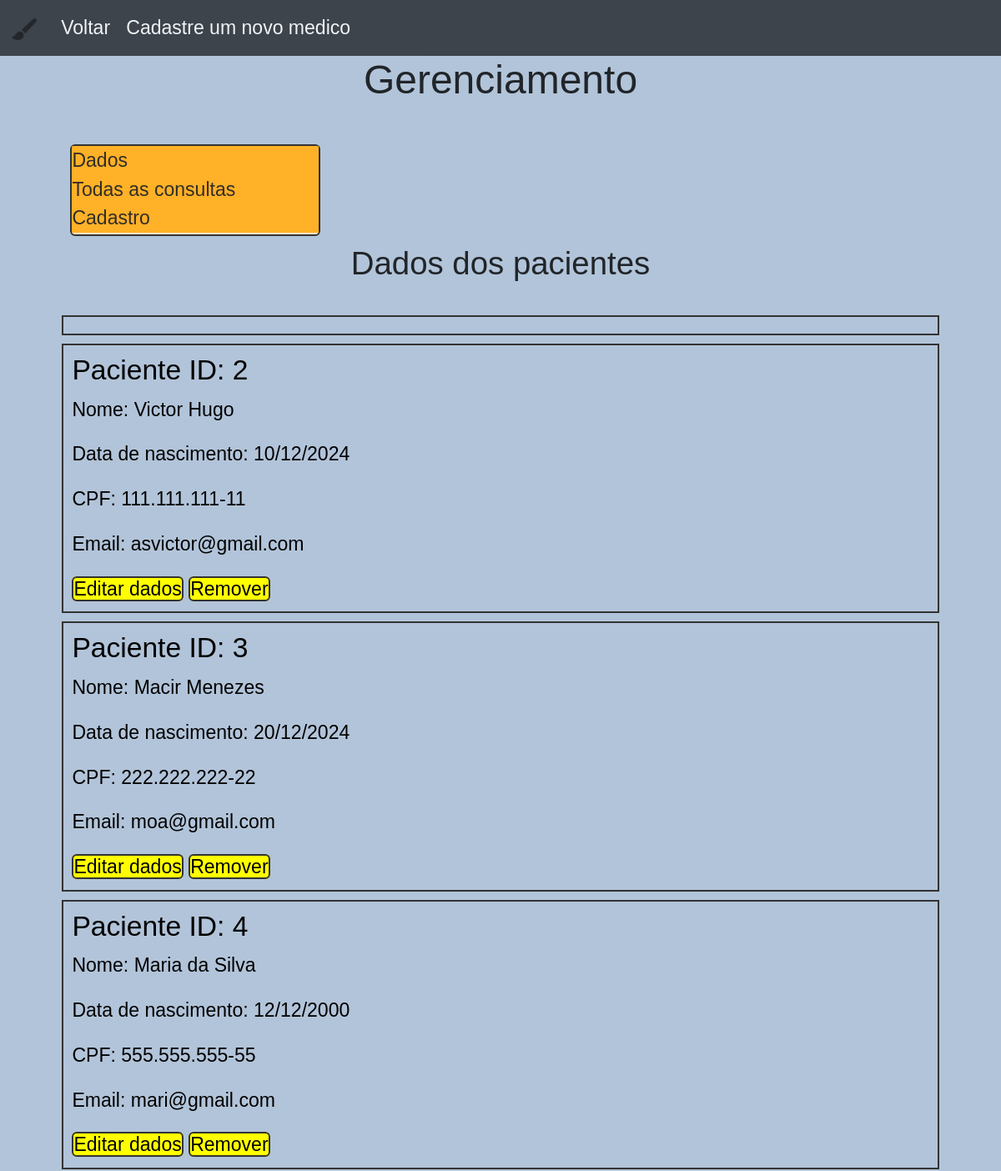
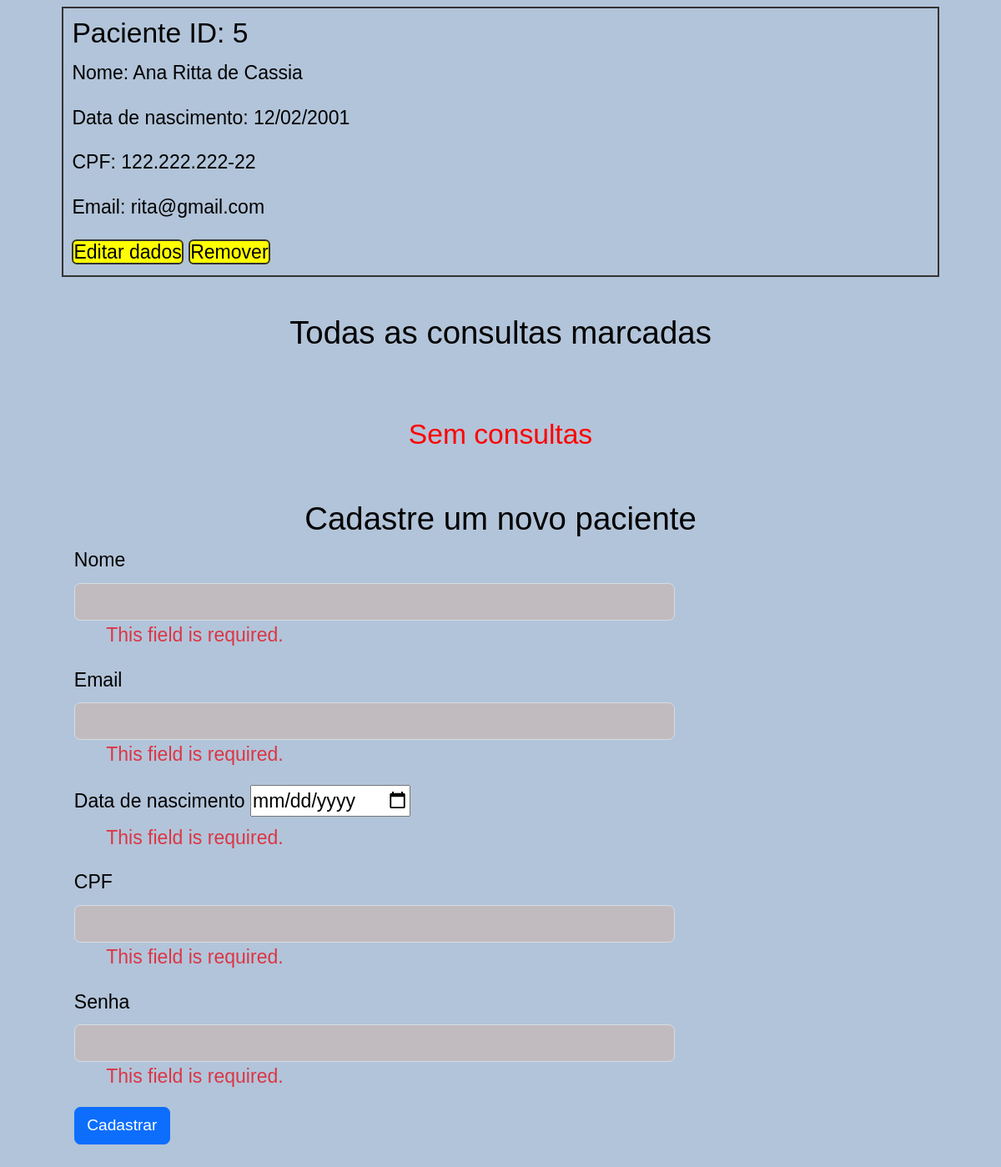
Before: /portal_do_paciente/1/gestao_de_pacientes/ (signed in) with the older database file (2 pictures, top to bottom).
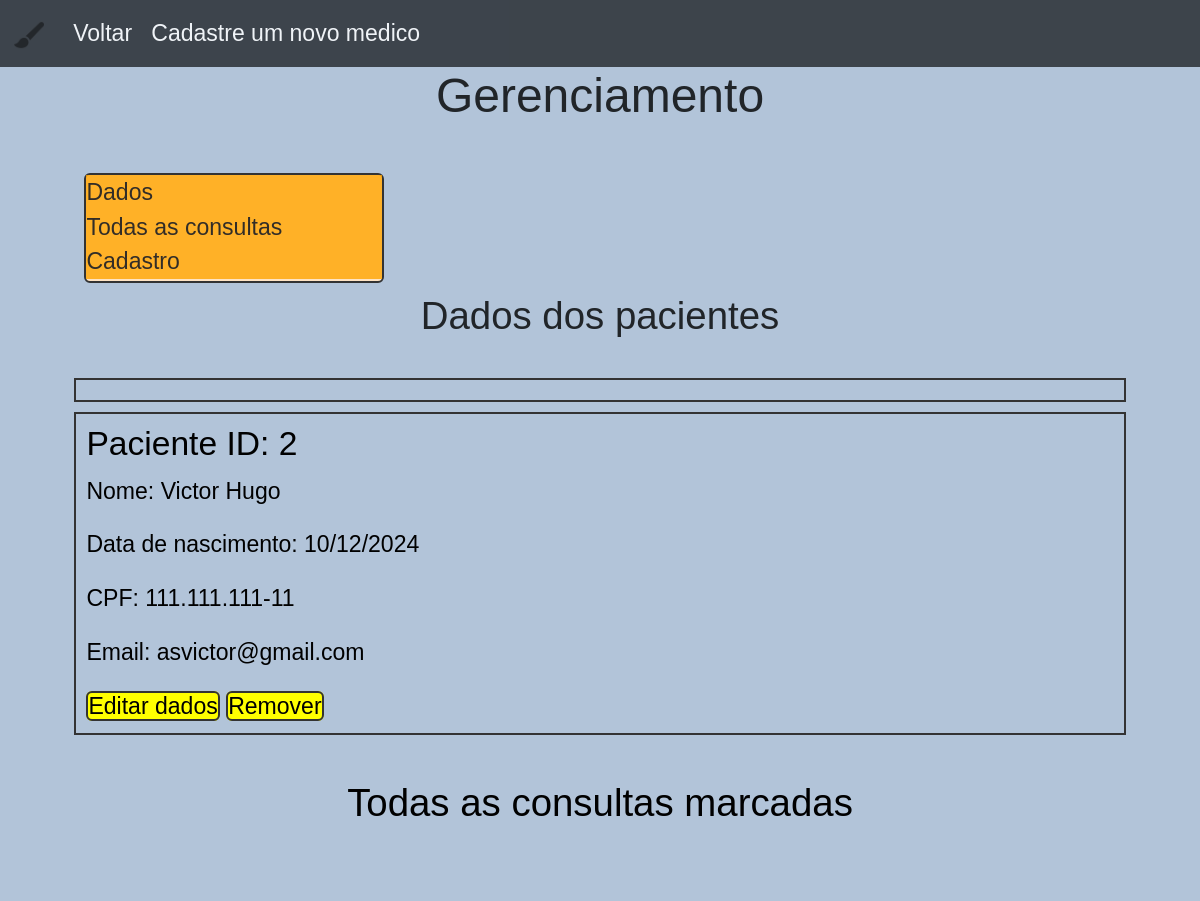
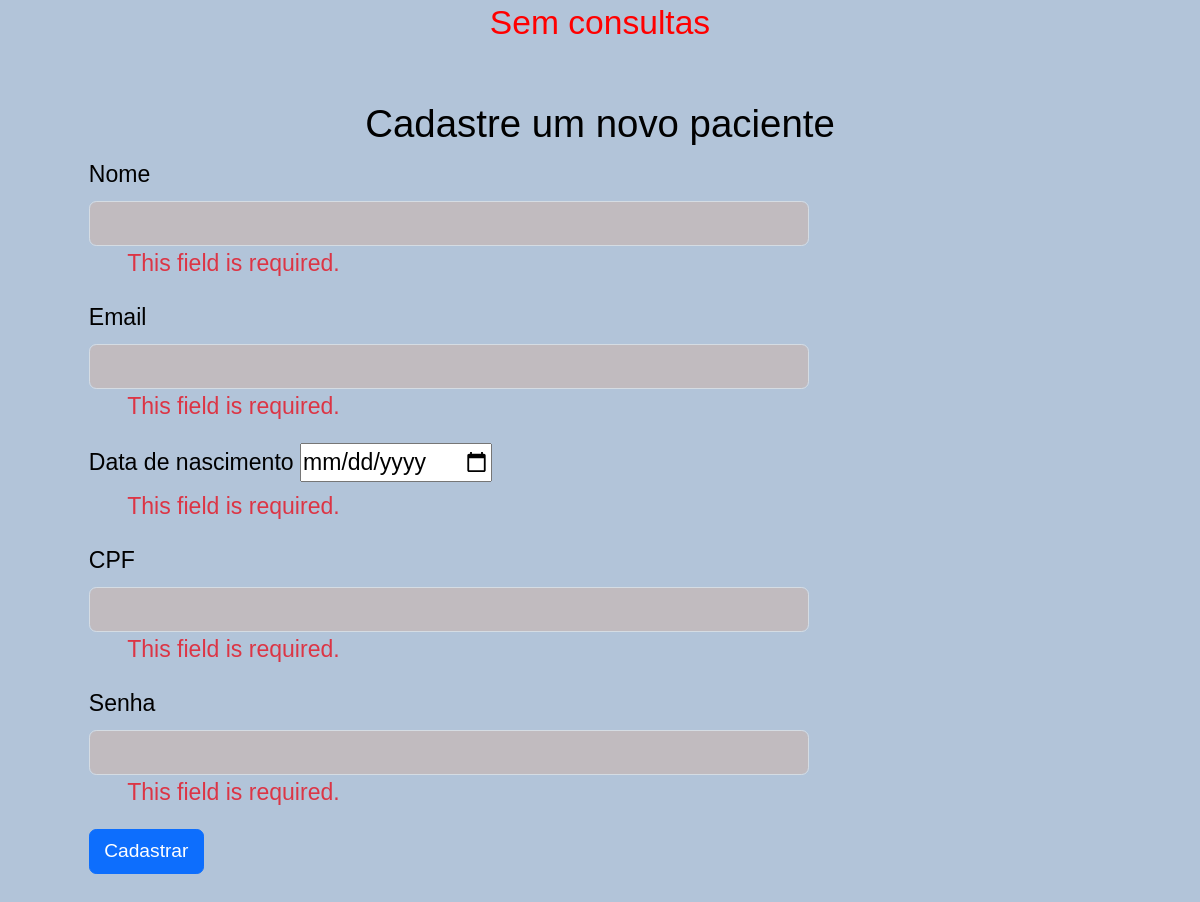
After: the same page with the newer database file (2 pictures, top to bottom).
### pacientes/models.py (models this page shows, shortened)
class Paciente(AbstractBaseUser, PermissionsMixin):
    id = models.AutoField(primary_key=True)
    nome = models.CharField(
        max_length=100,
        validators=[
            RegexValidator(
                regex='^[a-zA-Z\s]+$',
                message='O nome deve conter apenas letras e espaços.',
                code='invalid_name'
            )
        ]
    )
    email = models.EmailField(
        max_length=100,
        unique=True,
        blank=False,
        null=False
    )  # Email é obrigatório e validado
    data_de_nascimento = models.DateField(
        default=timezone.now,
        help_text=f'eg. {str(timezone.now().date())}'
    )
    cpf = models.CharField(
        max_length=14,
        unique=True,
        null=False,
        blank=False,
        validators=[
            MinLengthValidator(
                14,
                message='O CPF deve ter 14 dígitos .'
            )
        ]
    )
    password = models.CharField(
        max_length=25,
        unique=True,
        null=False,
        blank=False,
        validators=[
            MinLengthValidator(
                8,
                message='A senha deve ter pelo menos 8 dígitos.'
            )
        ]
    )
    is_staff = models.BooleanField(default=False)
    is_superuser = models.BooleanField(default=False)
    is_active = models.BooleanField(default=True)
    USERNAME_FIELD = 'cpf'  # Define o CPF como o campo de identificação principal
    REQUIRED_FIELDS = ['email', 'password']  # Email agora é opcional
    objects = PacienteManager()
    groups = models.ManyToManyField(
        'auth.Group',
        related_name='paciente_set',  # Nome exclusivo para o relacionamento do Paciente
        blank=True
    )
    user_permissions = models.ManyToManyField(
        'auth.Permission',
        related_name='paciente_permissions_set',  # Nome exclusivo para o relacionamento do Paciente
        blank=True
    )

### portal_do_paciente/views.py (the view)
# urls.py: path('<int:id>/gestao_de_pacientes/', views.gestao_de_pacientes, name='gestao_de_pacientes'),
@login_required
def gestao_de_pacientes(request, id):
    pacientes = Paciente.objects.all()
    medicos = Medico.objects.all()
    agendamentos = AgendamentoConsulta.objects.all()
    try:
        adm = Paciente.objects.get(id=id)
    except Paciente.DoesNotExist:
        return redirect('cadastro')
    if request.user.id != int(id):
        return redirect('login')
    if request.method == 'POST':
        form = PacienteForm(request.POST)
        if form.is_valid():
            paciente = form.save(commit=False)  # Cria o objeto Paciente, mas não salva ainda
            paciente.set_password(form.cleaned_data['password'])
            paciente.data_de_nascimento = form.cleaned_data['data_de_nascimento']
            paciente.is_staff = False
            paciente.is_superuser = False
            paciente.is_active = True
            paciente.save()
            messages.success(request, 'Paciente cadastrado com sucesso!')
        else:
            messages.error(request, 'ocorreu um erro no formulário!')
        context = {
            'form': form,  # Certifique-se que 'form' está sempre no contexto
            'pacientes': pacientes,
            'adm': adm,
            'medicos':medicos,
            'agendamentos':agendamentos,
        }
        return redirect('portal_do_paciente', id=id)
    elif request.method == 'GET':
        form = PacienteForm(request.POST)
        context = {
            'form': form,  # Certifique-se que 'form' está sempre no contexto
            'pacientes': pacientes,
            'adm': adm,
            'medicos':medicos,
            'agendamentos':agendamentos,
        }
        return render(request, 'gerenciar_pacientes.html',context)

### pacientes/forms.py
class PacienteForm(forms.ModelForm):
    class Meta:
        model = Paciente
        fields = ['nome', 'email', 'data_de_nascimento', 'cpf', 'password']
        widgets = {
            'password': forms.PasswordInput(),
            'data_de_nascimento': forms.DateInput(
                format="%Y-%m-%d",
                attrs={'type': 'date'}
            ),
            'nome': forms.TextInput(attrs={'class': 'form-control'}),
            'email': forms.EmailInput(attrs={'class': 'form-control'}),
            'cpf': forms.TextInput(attrs={'class': 'form-control'}),
        }
        data_de_nascimento = forms.DateField(
            widget=forms.DateInput(
                format="%Y-%m-%d",
                attrs={'type': 'date'}
            ),
            input_formats=["%Y-%m-%d"],
            validators=[validate_future_date],
        )
    cpf = forms.CharField(label="CPF", widget=forms.TextInput(attrs={'class': 'form-control'}))
    password = forms.CharField(widget=forms.PasswordInput(attrs={'class': 'form-control'}), label="Senha")

### portal_do_paciente/templates/gerenciar_pacientes.html (shortened to what this page needs)
{% extends 'base.html' %}
{% load static %}
{% block content %}
<link rel="stylesheet" href="{% static 'css/style_gerenciar_pacientes.css' %}">
<header>
  <nav class="navbar navbar-expand-lg navbar-dark bg-dark">
    <div class="container-fluid">
      <a class="navbar-brand" href="#">
        <img src="{% static 'images/portal_do_paciente_icon.png' %}" alt="home" width="30" height="30">
      </a>
      <div class="collapse navbar-collapse" id="navbarNav">
        <ul class="navbar-nav">
          <li class="nav-item">
            <a class="nav-link" href="{% url 'portal_do_paciente' id=adm.id%}">Voltar </a>
            <a class="nav-link" href="{% url 'cadastro_de_medicos' id=adm.id%}">Cadastre um novo medico </a>
          </li>
        </ul>
      </div>
    </div>
  </nav>
</header>
<h1 style="text-align: center;">Gerenciamento</h1>
<br>
<div class="container">
  <div class="menu">
    <a href="#dados">Dados</a>
    <a href="#todas_as_consultas">Todas as consultas</a>
    <a href="#cadastro">Cadastro</a>
  </div>
</div>
<h2 id="dados" style="text-align: center;">Dados dos pacientes</h2>
<br>
<div class="container">
  <div class="flex-container">
    {% for paciente_ in pacientes %}
      <div class="flex-item">
        {% if not paciente_.is_superuser %}
          <h3>Paciente ID: {{ paciente_.id }}</h3>
          {% if paciente_.nome %}
            <p>Nome: {{ paciente_.nome }}</p>
          {% endif %}
          <p>Data de nascimento: {{ paciente_.data_de_nascimento | date:'d/m/Y' }}</p>
          <p>CPF: {{ paciente_.cpf }}</p>
          <p>Email: {{ paciente_.email }}</p>
          <a class="editar" href="{% url 'editar_paciente' id_paciente=paciente_.id id_adm=adm.id %}">Editar dados</a>
          <a class="editar" href="{% url 'remover_paciente' id=paciente_.id id_adm=adm.id %}">Remover</a>
        {% endif %}
      </div>
    {% endfor %}
  </div>
  <br>
  <h2 id="todas_as_consultas"style="text-align: center;">Todas as consultas marcadas</h2>
  <br>
  <br>
  <div class="flex-container container" >
    {% if agendamentos %}
    {% for agendamento in agendamentos %}
      <div class="flex-item">
        <strong><p style="color: brown;">Médico(a): {{ agendamento.medico.nome }}</p></strong>
        {% if agendamento.paciente.nome %}
        <strong><p style="color: brown;">Paciente: {{ agendamento.paciente.nome }}</p></strong>
        {% endif %}
        <p>Email do paciente: {{ agendamento.paciente.email }}</p>
        <p>Especialidade do médico: {{ agendamento.medico.especialidade }}</p>
        <p>Data: {{ agendamento.data | date:'d/m/Y' }}</p>
        <p>Hora: {{ agendamento.hora|date:"H:i" }}</p>
      </div>
    {% endfor %}
    {% else %}
    <h3 style="text-align: center;color:red;">Sem consultas</h3>
    {% endif %}
  </div>
</div>
<div class="container mt-5" >
  <div id="div-title-cadatro">
      <h2 id="cadastro" style="text-align: center;">Cadastre um novo paciente</h2>
  </div>
  <div class="container">
      <div class="col-md-6" id="div-form-cadastro">
          <form method="POST" class="form-group">
              {% for field in form %}
                  <div class="form-group">
                      <label for="{{ field.id_for_label }}" class="form-label">{{ field.label }}</label>
                      {{ field }}
                      {% if field.errors %}
                          <ul class="errors">
                              {% for error in field.errors %}
                                  <li class="text-danger">{{ error }}</li>
                              {% endfor %}
                          </ul>
                      {% endif %}
                  </div>
              {% endfor %}
              <button type="submit" class="btn btn-primary">Cadastrar</button>
          </form>
          <br>
          <br>
          <br>
                      </div>
  </div>
</div>
{% endblock %}

### home/templates/base.html (shortened to what this page needs)
{% load static %}
<!DOCTYPE html>
<html lang="pt-br">
  <head>
    <link rel="stylesheet" href="{% static 'css/style_base.css' %}">
    <link href="https://cdn.jsdelivr.net/npm/bootstrap@5.3.3/dist/css/bootstrap.min.css" rel="stylesheet">
  </head>
  <body>
    {% block content %}
    {% endblock %}
  </body>
</html>

### static/css/style_base.css (style rules this page uses)
.nav-link { text-align: center; }

### static/css/style_gerenciar_pacientes.css (style rules this page uses)
@media (min-width: 768px) { * { color:black; font-size: 1.7rem; font-family: sans-serif; } }
@media (min-width: 768px) { body { background-color: azure; background-size: cover; background-position: center; } }
@media (min-width: 768px) { header { align-items: end !important; display: block; opacity: 0.8; color: white; } }
@media (min-width: 768px) { .navbar-nav { align-content: space-between; } }
@media (min-width: 768px) { .navbar-nav > li > a { padding: 30px; color: white; border-radius: 6px; transition: background-color 1s; } }
@media (min-width: 768px) { .nav-link { text-align: center; } }
@media (min-width: 768px) { .navbar-nav { display: flex; } }
@media (min-width: 768px) { li { display: flex; } }
@media (min-width: 768px) { .flex-container { display: block; flex-direction: column; align-items: flex-start; } }
@media (min-width: 768px) { .flex-item { border: 2px solid #333; margin-bottom: 10px; } }
@media (min-width: 768px) { .editar { border: 2px solid #333; text-decoration: none; background-color: yellow; border-radius: 6px; color:black } }
@media (min-width: 768px) { .menu { border-radius: 6px; width: 300px; height: 110px; margin: 10px; display: inline-block; background-color: bisque; } }
@media (min-width: 768px) { .menu > a { opacity: 0.8; display: block; background-color: orange; color: black; text-decoration: none; } }
@media (min-width: 768px) { form { width: 60vw; } }
@media (min-width: 768px) { .form-control { opacity: 0.8; background-color: rgb(197, 185, 185); } }
@media (min-width: 1200px) { body { background-color: #b2c4d9; background-size: cover; background-position: center; } }
@media (min-width: 1200px) { * { color:black; font-size: 1.2rem; font-family: sans-serif; } }
@media (min-width: 1200px) { header { align-items: end !important; display: block; opacity: 0.8; color: white; } }
@media (min-width: 1200px) { .navbar-nav > li > a { color: white; border-radius: 6px; transition: background-color 1s; } }
@media (min-width: 1200px) { .nav-link { text-align: center; } }
@media (min-width: 1200px) { .navbar-nav { display: flex; } }
@media (min-width: 1200px) { li { display: flex; } }
@media (min-width: 1200px) { .flex-container { display: block; flex-direction: column; align-items: flex-start; } }
@media (min-width: 1200px) { .flex-item { border: 2px solid #333; margin-bottom: 10px; padding: 10px; } }
@media (min-width: 1200px) { .editar { border: 2px solid #333; text-decoration: none; background-color: yellow; border-radius: 6px; color:black } }
@media (min-width: 1200px) { .menu { border-radius: 6px; width: 300px; height: 110px; margin: 10px; display: inline-block; border: 2px solid #333; background-color: bisque; } }
@media (min-width: 1200px) { .menu > a { opacity: 0.8; display: block; background-color: orange; color: black; text-decoration: none; } }
@media (min-width: 1200px) { .navbar-nav > li > a { padding: 5px; color: white; border-radius: 6px; transition: background-color 1s; } }
.container { max-width: 90vw; }

Changed rows visible on the page:
removed Paciente: id "3", nome "Macir Menezes", data_de_nascimento "20/12/2024", cpf "222.222.222-22", email "moa@gmail.com"
removed Paciente: id "4", nome "Maria da Silva", data_de_nascimento "12/12/2000", cpf "555.555.555-55", email "mari@gmail.com"
removed Paciente: id "5", nome "Ana Ritta de Cassia", data_de_nascimento "12/02/2001", cpf "122.222.222-22", email "rita@gmail.com"
